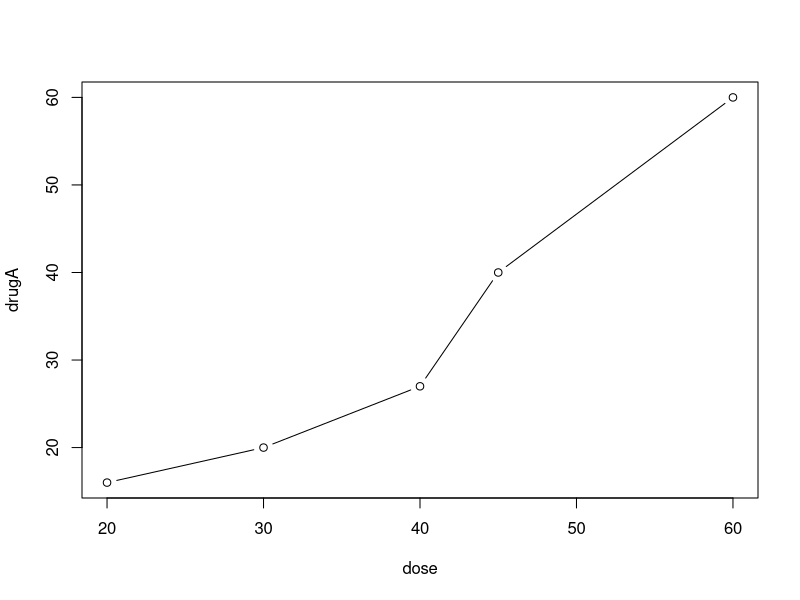
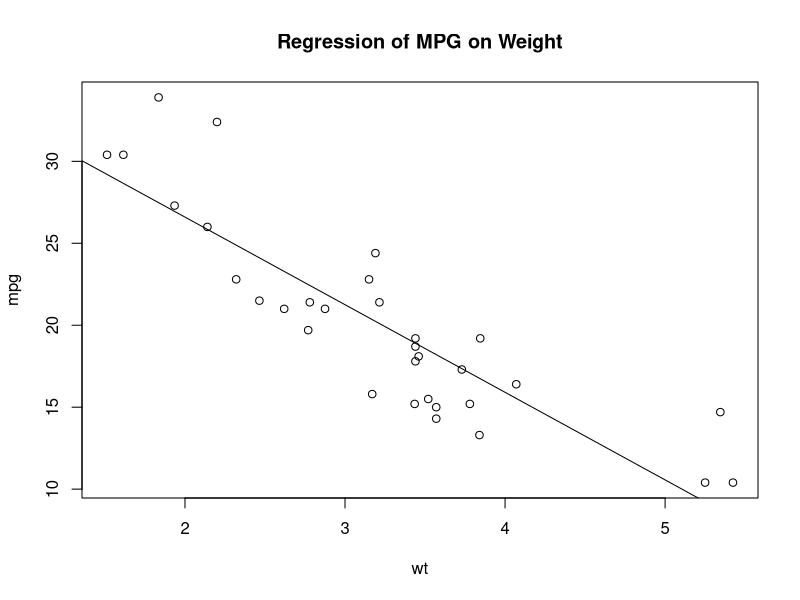

Write the R code that produced these figures, in order. (Note: this script raises an error after producing the figures.)

#plotting graphics to pdf[png, jpeg, bmp, tiff ..]
pdf("mygraph.pdf")

attach(mtcars)
plot(wt, mpg)
abline(lm(mpg~wt))
title("Regression of MPG on Weight")
detach(mtcars)

dev.off()
#end of plotting graphcis to pdf


dose <- c(20, 30, 40, 45, 60)
drugA <- c(16, 20, 27, 40, 60)
drugB <- c(15, 18, 25, 31, 40)


plot(dose, drugA, type="b")


originalpar <- par(no.readonly = TRUE)
par(lty=2, pch=17)
plot(dose, drugA, type="b", col=mycolors)
par(originalpar)


mycolors <- rainbow(10)
pie(rep(1,10), labels = mycolors, col = mycolors)



